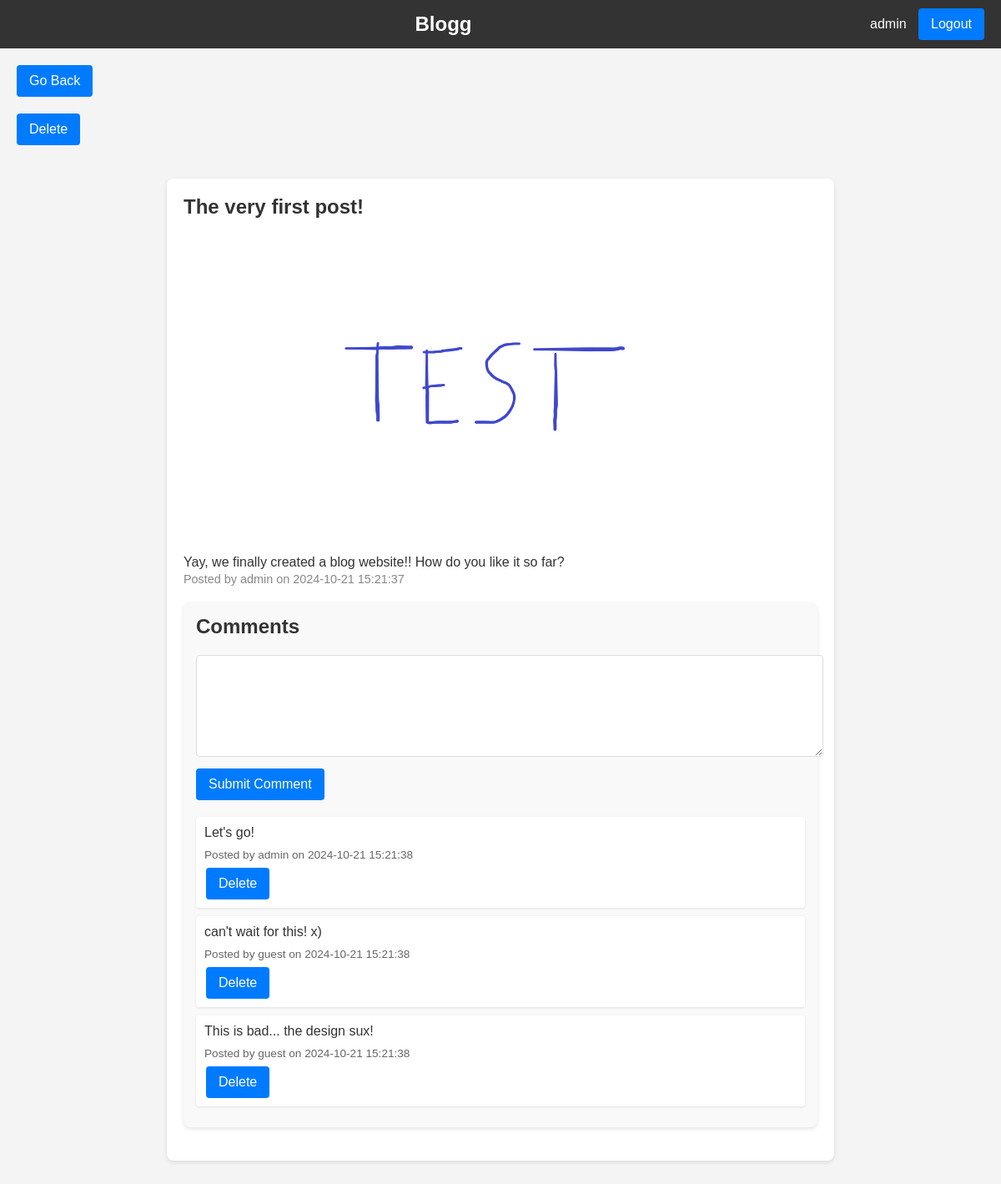
Page /post/1 (signed in) on the committed database.
### tables this page shows
CREATE TABLE users (
    id INTEGER PRIMARY KEY AUTOINCREMENT,
    username TEXT NOT NULL,
    password TEXT NOT NULL,
    is_admin BOOLEAN NOT NULL DEFAULT 0,
    created TIMESTAMP NOT NULL DEFAULT CURRENT_TIMESTAMP
);

CREATE TABLE posts (
    id INTEGER PRIMARY KEY AUTOINCREMENT,
    title TEXT NOT NULL,
    content TEXT NOT NULL,
    image TEXT,
    created TIMESTAMP NOT NULL DEFAULT CURRENT_TIMESTAMP,
    user_id INTEGER,
    FOREIGN KEY(user_id) REFERENCES users(id)
);

CREATE TABLE comments (
    id INTEGER PRIMARY KEY AUTOINCREMENT,
    content TEXT NOT NULL,
    created TIMESTAMP NOT NULL DEFAULT CURRENT_TIMESTAMP,
    post_id INTEGER,
    user_id INTEGER,
    FOREIGN KEY(post_id) REFERENCES posts(id),
    FOREIGN KEY(user_id) REFERENCES users(id)
);

### app/app.py (the view)
@app.route('/post/<int:post_id>', methods=['GET', 'POST'])
def post(post_id):
    conn = get_db_connection()
    post = get_post(post_id)
    comments = get_comments(post_id)
    conn.close()
    return render_template('post.html', post=post, comments=comments)

### app/app.py (called while the page is built)
def get_db_connection():
    conn = sqlite3.connect(DATABASE)
    conn.row_factory = sqlite3.Row
    return conn

def get_post(post_id):
    conn = get_db_connection()
    post = conn.execute('''
        SELECT posts.id, posts.title, posts.content, posts.created, posts.image, users.username
        FROM posts
        JOIN users ON posts.user_id = users.id
        WHERE posts.id = ?
    ''', (post_id,)).fetchone()
    conn.close()
    return post

def get_comments(post_id):
    conn = get_db_connection()
    comments = conn.execute('''
        SELECT comments.id, comments.content, comments.created, users.username
        FROM comments
        JOIN users ON comments.user_id = users.id
        WHERE comments.post_id = ?
        ORDER BY comments.created DESC
    ''', (post_id,)).fetchall()
    conn.close()
    return comments

### app/templates/post.html (shortened to what this page needs)
<!DOCTYPE html>
<html lang="en">
<head>
    <link rel="stylesheet" href="{{ url_for('static', filename='styles.css') }}">
</head>
<body>
    <div id="header-bar">
        <nav>
            <div id="logo">
                <a href="{{ url_for('index') }}">Blogg</a>
            </div>
            <div id="login-button-container">
                {% if 'username' in session %}
                    <span class="username-display">{{ session['username'] }}</span>
                    <a href="{{ url_for('logout') }}" class="btn">Logout</a>
                {% else %}
                    <a href="{{ url_for('login') }}" class="btn">Login</a>
                {% endif %}
            </div>
        </nav>
    </div>
    <div class="back-button-container">
        <a href="{{ url_for('index') }}" class="btn">Go Back</a>
    </div>
    {% if session['username'] == post['username'] or session['is_admin'] %}
    <div class="delete-button-container">
        <a href="{{ url_for('delete_post', post_id=post['id']) }}" class="btn">Delete</a>
    </div>
    {% endif %}
    <div id="post-container">
        <article class="post">
            <h1 class="post-title">{{ post['title'] }}</h1>
            {% if post['image'] %}
            <div class="post-image">
                <img src="{{ url_for('static', filename='images/' + post['image']) }}" alt="Post Image">
            </div>
            {% endif %}
            <div class="post-content">{{ post['content'] }}</div>
            <div class="post-meta">Posted by {{ post['username'] }} on {{ post['created'] }}</div>
            <div class="comments-section">
                <h2>Comments</h2>
                <form method="post" action="{{ url_for('add_comment', post_id=post['id']) }}">
                    <textarea name="comment_content" required></textarea>
                    <input type="submit" value="Submit Comment" class="btn">
                </form>
                {% for comment in comments %}
                    <div class="comment">
                        <p class="comment-content">{{ comment['content'] }}</p>
                        <div class="comment-meta">
                            Posted by {{ comment['username'] }} on {{ comment['created'] }}
                        </div>
                        {% if session['username'] == comment['username'] or session.get('is_admin') %}
                            <a href="{{ url_for('delete_comment', comment_id=comment['id']) }}" class="btn delete-comment-btn">Delete</a>
                        {% endif %}
                    </div>
                {% endfor %}
            </div>
        </article>
    </div>
</body>
</html>

### app/static/styles.css (style rules this page uses)
body { font-family: 'Arial', sans-serif; margin: 0; padding: 0; background-color: #f4f4f4; color: #333; }
a { text-decoration: none; color: #007bff; }
#header-bar nav { display: flex; justify-content: space-between; align-items: center; background-color: #333; color: #fff; padding: 10px 20px; text-align: center; }
#header-bar #logo { font-size: 24px; font-weight: bold; flex: 1; }
#header-bar #logo a { color: #fff; text-decoration: none; }
#header-bar #login-button-container { margin-left: auto; }
.username-display { margin-right: 10px; color: white; }
#post-container { padding: 20px; max-width: 800px; margin: auto; }
.post { background-color: #fff; padding: 20px; border-radius: 8px; box-shadow: 0 2px 5px rgba(0,0,0,0.1); margin-bottom: 20px; }
.post-title { margin-top: 0; }
.post-meta { color: #888; font-size: 0.9em; margin-bottom: 20px; }
.post-content { line-height: 1.6; }
.comments-section { background-color: #f9f9f9; padding: 15px; border-radius: 8px; box-shadow: 0 2px 5px rgba(0,0,0,0.1); margin-bottom: 20px; }
.comments-section h2 { margin-top: 0; margin-bottom: 15px; }
.comment { padding: 10px; margin-bottom: 10px; background-color: #fff; border-radius: 4px; box-shadow: 0 1px 3px rgba(0,0,0,0.1); }
.comment-content { margin: 0; color: #333; }
.comment-meta { margin-top: 10px; font-size: 0.85em; color: #666; }
.comments-section form { margin-top: 20px; margin-bottom: 20px; }
.comments-section textarea { width: 100%; height: 100px; margin-bottom: 10px; border: 1px solid #ddd; border-radius: 4px; padding: 10px; }
.delete-comment-btn { padding: 4px 6px; font-size: 7px; margin-left: 2px; margin-top: 8px; }
.back-button-container { margin: 20px; text-align: left; }
.delete-button-container { margin: 20px; text-align: left; }
.btn, .btn:link, .btn:visited, .btn:hover, .btn:active { display: inline-block; background-color: #007bff; color: white; padding: 10px 15px; text-align: center; border-radius: 4px; text-decoration: none; font-size: 16px; transition: background-color 0.3s ease; border: none; outline: none; }
.post-image img { max-width: 100%; height: auto; border-radius: 8px; margin-top: 20px; }

### rows in the picture
users: username "admin"
posts: title "The very first post!", image (picture), content "Yay, we finally created a blog website!! How do you like it so far?", created "2024-10-21 15:21:37"
comments: content "Let's go!", username "admin", created "2024-10-21 15:21:38"
comments: content "can't wait for this! x)", username "guest", created "2024-10-21 15:21:38"
comments: content "This is bad... the design sux!", username "guest", created "2024-10-21 15:21:38"
